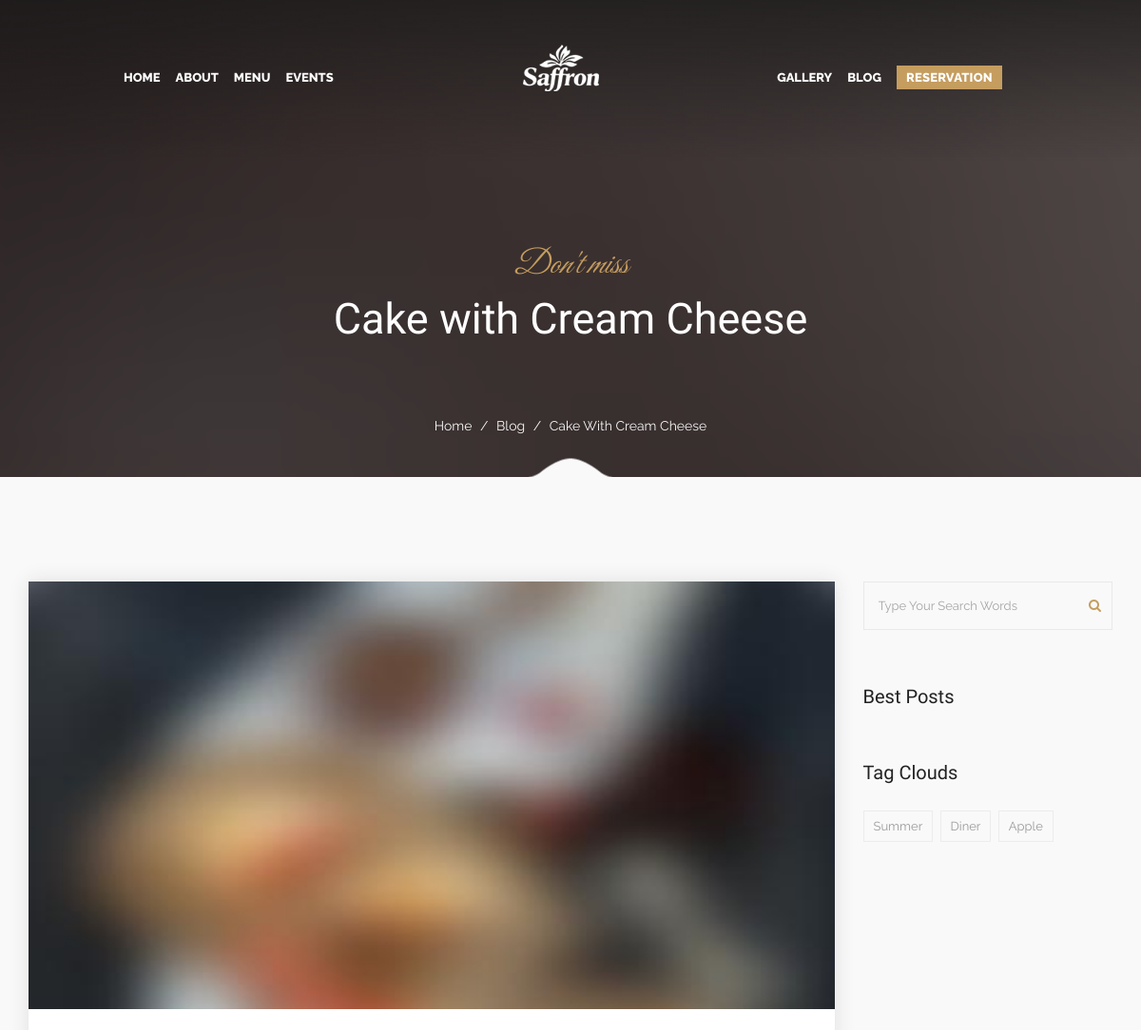
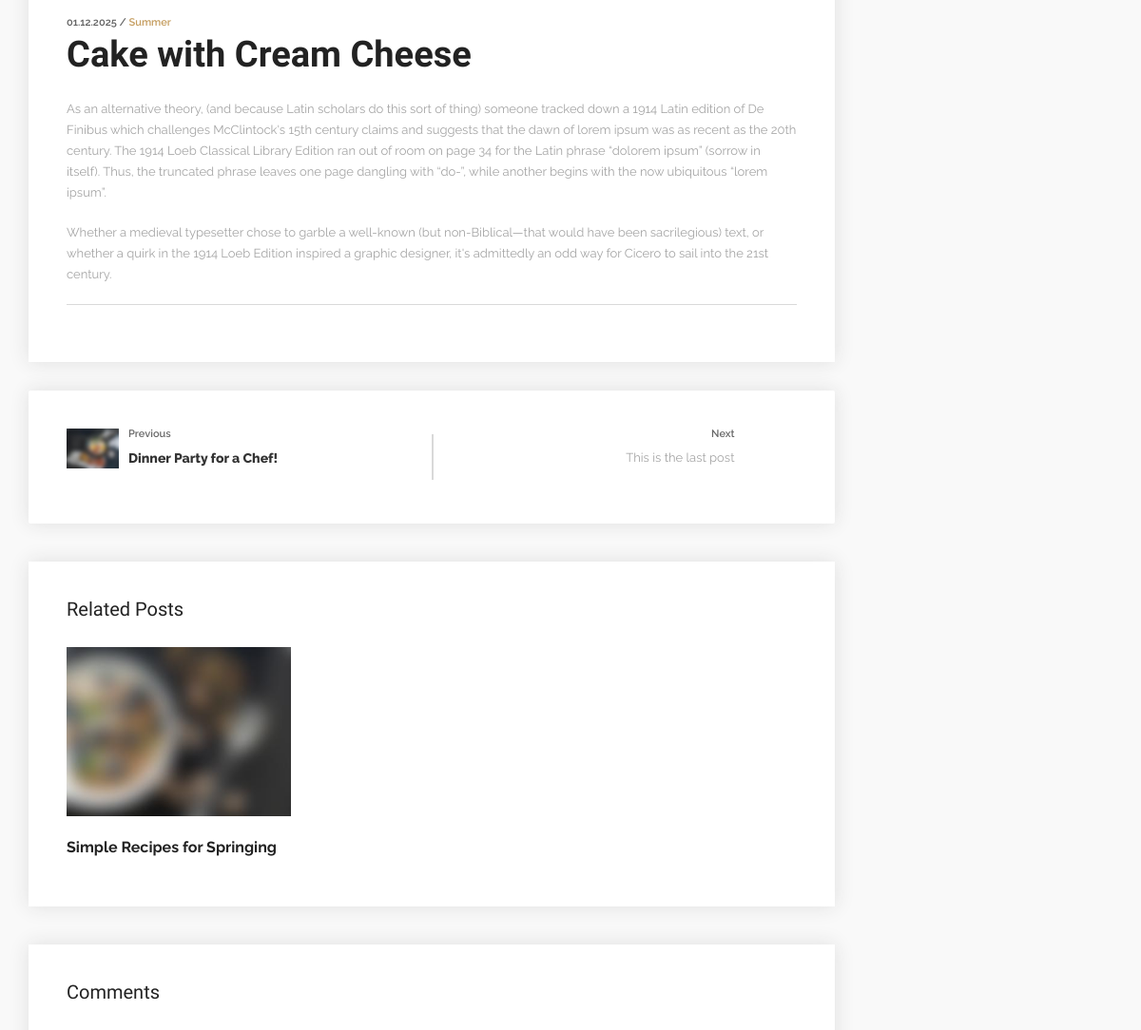
The app's page /blog/3 (upper part), older data (2 pictures, top to bottom).
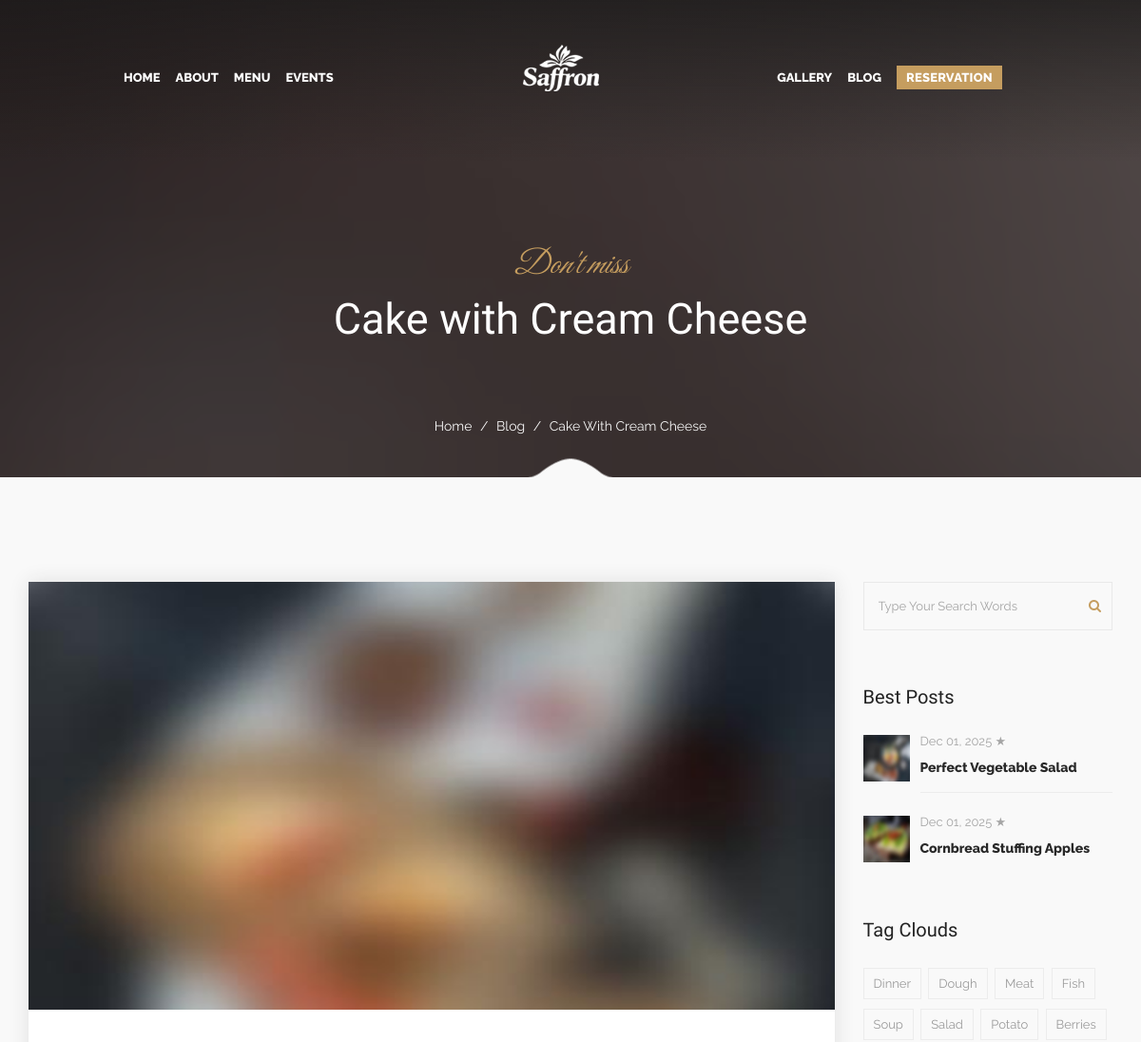
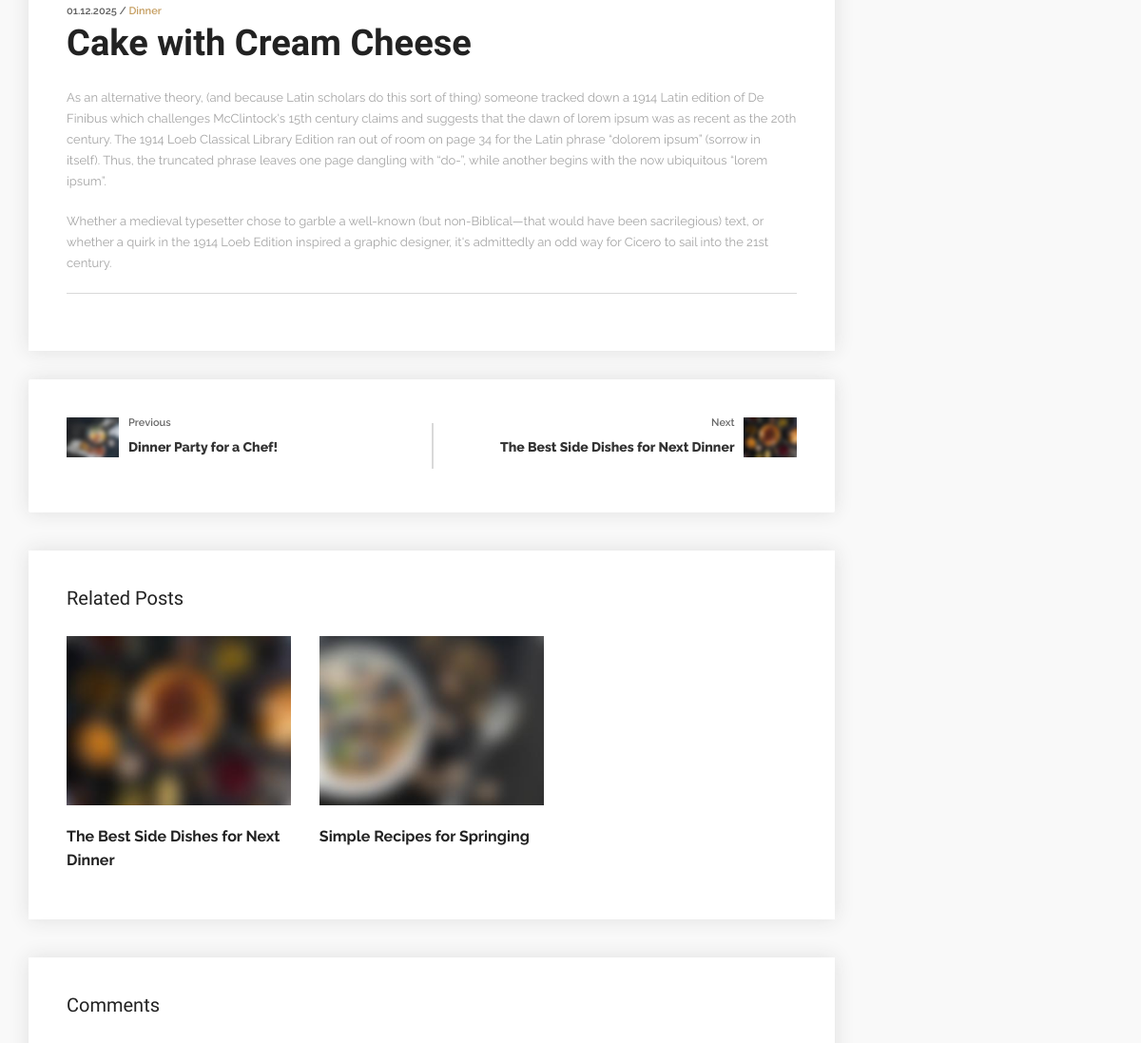
The same page, newer data (2 pictures, top to bottom).
### blog/models.py (models this page shows, shortened)
class Tag(models.Model):
    name = models.CharField(max_length=100, verbose_name='Tag name')
    slug = models.SlugField(max_length=100, unique=True, blank=True, verbose_name='URL tag')
    class Meta:
        verbose_name = 'tag'
        verbose_name_plural = 'tags'

class Post(models.Model):
    title = models.CharField(max_length=200, verbose_name='title')
    content = models.TextField(verbose_name='content')
    short_description = models.TextField(max_length=200, verbose_name='short description')
    author = models.ForeignKey(User, on_delete=models.CASCADE, verbose_name='author')
    created_at = models.DateTimeField(auto_now_add=True, verbose_name='created')
    updated_at = models.DateTimeField(auto_now=True, verbose_name='updated')
    image = models.ImageField(upload_to='blog_images/', verbose_name='image')
    is_published = models.BooleanField(default=True, verbose_name='published')
    tags = models.ManyToManyField(Tag, blank=True, verbose_name='tags')
    is_best = models.BooleanField(default=False, verbose_name='best post')
    class Meta:
        verbose_name = 'post'
        verbose_name_plural = 'posts'
        ordering = ('-created_at',)
        indexes = [
            models.Index(fields=['is_best', '-created_at', 'is_published']),
        ]
    def get_absolute_url(self):
        return reverse('blog:detail', args=[self.id])

### blog/views.py (the view)
# urls.py: path('<int:post_id>', views.blog_detail, name='detail'),
def blog_detail(request, post_id):
    post = get_object_or_404(
        Post.objects.select_related('author').prefetch_related('tags'),
        id=post_id,
        is_published=True  # показываем только опубликованные
    )
    similar_posts = Post.objects.filter(
        is_published=True,
        tags__in=post.tags.all()
    ).exclude(id=post.id).distinct()[:3]
    recent_posts = Post.objects.filter(
        is_published=True
    ).exclude(id=post.id).order_by('-created_at')[:3]
    best_posts = Post.objects.filter(
        is_published=True,
        is_best=True
    ).exclude(id=post.id).order_by('-created_at')[:3]
    all_tags = Tag.objects.all()
    context = {
        'post': post,
        'similar_posts': similar_posts,
        'recent_posts': recent_posts,
        'best_posts': best_posts,
        'all_tags': all_tags,
    }
    return render(request, 'blog/detail.html', context)

### web_restaurant/context_processors.py (called while the page is built)
def nav_active(request):
    current_url_name = request.resolver_match.url_name if request.resolver_match else None
    current_url_namespace = request.resolver_match.namespace if request.resolver_match else None
    current_full_path = request.get_full_path()
    has_anchor = '#' in current_full_path
    current_anchor = current_full_path.split('#')[1] if has_anchor else None
    return {
        'current_url_name': current_url_name,
        'current_url_namespace': current_url_namespace,
        'current_full_path': current_full_path,
        'current_anchor': current_anchor,
    }

### templates/blog/detail.html (shortened to what the changed rows need)
{% extends 'base.html' %}
{% load static %}
{% block content %}
<section id="page-title" class="page-title bg-overlay bg-parallax bg-overlay-gradient">
    <div class="container">
        <div class="row">
            <div class="col-xs-12 col-sm-12 col-md-12">
                <div class="title title-4 text-center">
                    <div class="title--content">
                        <div class="title--heading">
                            <h1>{{ post.title }}</h1>
                        </div>
                    </div>
                </div>
            </div>
        </div>
    </div>
</section>
<section id="blog" class="blog blog-single bg-gray pb-90">
    <div class="container">
        <div class="row">
            <div class="col-xs-12 col-sm-12 col-md-9">
                <div class="blog-entry">
                    <div class="entry--content">
                        <div class="entry--meta">
                            <span>
                                    {% for tag in post.tags.all %}
                                        <a href="{% url 'blog:posts_by_tag' tag.slug %}" class="tag-link">
                                            {{ tag.name }}
                                        </a>{% if not forloop.last %}, {% endif %}
                                    {% empty %}
                                        <span>No tags</span>
                                    {% endfor %}
                                </span>
                        </div>
                    </div>
                </div>
                <div class="entry-prev-next clearfix">
    <div class="entry-next">
        <div class="entry-next-content">
            {% with post.get_next_by_created_at as next_post %}
                {% if next_post and next_post.is_published %}
                    {% if next_post.image %}
                        <img class="img-detail" src="{{ next_post.image.url }}#blog" alt="{{ next_post.title }}" style="width: 15%"/>
                    {% else %}
                        <img src="/static/img/blog_default.jpg" alt="{{ next_post.title }}" />
                    {% endif %}
                    <div class="entry-desc">
                        <p>next</p>
                        <a href="{{ next_post.get_absolute_url }}#blog">
                            {{ next_post.title|truncatechars:50 }}
                        </a>
                    </div>
                {% else %}
                    <div class="entry-desc no-post">
                        <p>next</p>
                        <span>This is the last post</span>
                    </div>
                {% endif %}
            {% endwith %}
        </div>
    </div>
</div>
                <div class="entry-widget entry-related clearfix">
                    <div class="entry-widget-content">
                        <div class="row">
                            {% for similar_post in similar_posts %}
                            <div class="col-xs-12 col-sm-4 col-md-4 entry">
                                <div class="entry--img">
                                    <a href="{% url 'blog:detail' similar_post.id %}#blog">
										<img src="{{ similar_post.image.url }}" alt="title"/>
									</a>
                                </div>
                                <div class="entry--title">
                                    <h5><a href="{% url 'blog:detail' similar_post.id %}#blog">{{ similar_post.title|truncatechars:60 }}</a></h5>
                                </div>
                            </div>
                            {% endfor %}
                        </div>
                    </div>
                </div>
            </div>
            <div class="col-xs-12 col-sm-12 col-md-3">
<div class="widget widget-recent-posts">
    <div class="widget--content">
        {% for best_post in best_posts %}
            <div class="entry">
                {% if best_post.image %}
                    <img src="{{ best_post.image.url }}" alt="{{ best_post.title }}" />
                {% endif %}
                <div class="entry-desc">
                    <div class="entry-meta">
                        {{ best_post.created_at|date:"M d, Y" }}
                        {% if best_post.is_best %}
                            <span class="best-badge">★</span>
                        {% endif %}
                    </div>
                    <div class="entry-title">
                        <a href="{% url 'blog:detail' best_post.id %}#blog">
                            {{ best_post.title|truncatechars:40 }}
                        </a>
                    </div>
                </div>
            </div>
        {% endfor %}
    </div>
</div>
<div class="widget widget-tags">
    <div class="widget--content">
        {% for tag in all_tags %}
        <a href="{% url 'blog:posts_by_tag' tag.slug %}">{{ tag.name }}</a>
        {% endfor %}
    </div>
</div>
            </div>
        </div>
    </div>
</section>
{% endblock %}

Row changes from the older to the newer data that the page shows:
changed Tag: name "Summer" → "Dinner"
added Post: image (picture), title "The Best Side Dishes for Next Dinner", shown under "Related Posts"
added Post: image (picture), created_at "Dec 01, 2025", title "Perfect Vegetable Salad", shown under "Best Posts"
added Post: image (picture), created_at "Dec 01, 2025", title "Cornbread Stuffing Apples", shown under "Best Posts"
changed Tag: name "Diner" → "Dough"
changed Tag: name "Apple" → "Meat"
added Tag: name "Fish", shown under "Tag Clouds"
added Tag: name "Soup", shown under "Tag Clouds"
added Tag: name "Salad", shown under "Tag Clouds"
added Tag: name "Potato", shown under "Tag Clouds"
added Tag: name "Berries", shown under "Tag Clouds"
Text that changed along with them:
text no longer shown: "This is the last post"
